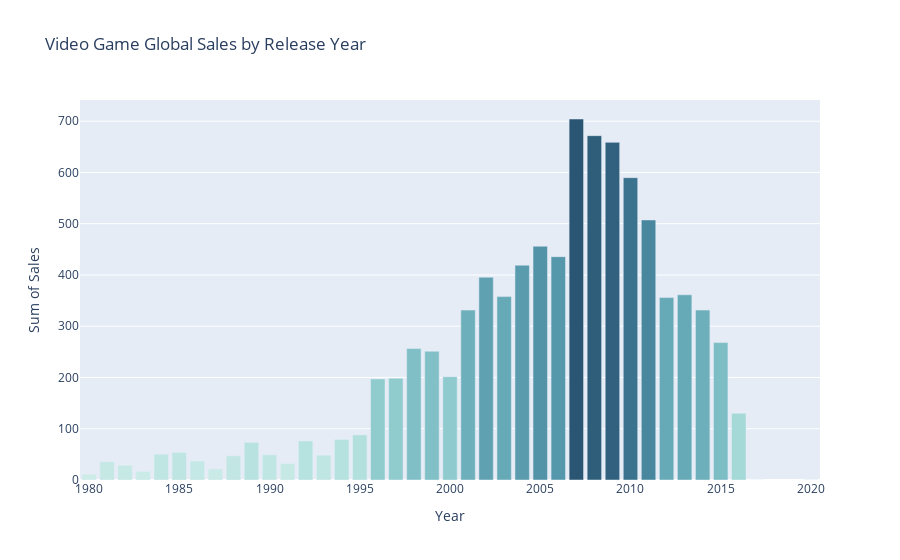

This figure's notebook cell:
### Code cell
# Yearwise Total Game Sales
fig = go.Figure(go.Bar(x=yearwisesale['year_of_release'],y=yearwisesale['global_sales'],
                       marker={'color': yearwisesale['global_sales'],'colorscale': 'teal'}))
fig.update_layout(title_text='Video Game Global Sales by Release Year',xaxis_title="Year",yaxis_title="Sum of Sales")
fig.show()

### Figure 1 — Plotly figure (JSON) as saved in the notebook; plotly's stock layout.template omitted (floating-point values rounded to 4 significant figures)
{"data": [{"marker": {"color": [11.38, 35.77, 28.86, 16.79, 50.36, 53.94, 37.07, 21.74, 47.22, 73.45, 49.39, 32.23, 76.17, 48.4, 79.18, 88.11, 197.2, 198.6, 256.4, 251.3, 201.6, 331.5, 395.5, 357.8, 419.0, 456.0, 435.7, 704.3, 671.8, 658.7, 589.8, 507.3, 355.8, 361.2, 331.5, 268.0, 130.1, 0.06, 0.29], "colorscale": [[0, "rgb(209, 238, 234)"], [0.1667, "rgb(168, 219, 217)"], [0.3333, "rgb(133, 196, 201)"], [0.5, "rgb(104, 171, 184)"], [0.6667, "rgb(79, 144, 166)"], [0.8333, "rgb(59, 115, 143)"], [1, "rgb(42, 86, 116)"]]}, "type": "bar", "x": [1980, 1981, 1982, 1983, 1984, 1985, 1986, 1987, 1988, 1989, 1990, 1991, 1992, 1993, 1994, 1995, 1996, 1997, 1998, 1999, 2000, 2001, 2002, 2003, 2004, 2005, 2006, 2007, 2008, 2009, 2010, 2011, 2012, 2013, 2014, 2015, 2016, 2017, 2020], "y": [11.38, 35.77, 28.86, 16.79, 50.36, 53.94, 37.07, 21.74, 47.22, 73.45, 49.39, 32.23, 76.17, 48.4, 79.18, 88.11, 197.2, 198.6, 256.4, 251.3, 201.6, 331.5, 395.5, 357.8, 419.0, 456.0, 435.7, 704.3, 671.8, 658.7, 589.8, 507.3, 355.8, 361.2, 331.5, 268.0, 130.1, 0.06, 0.29]}], "layout": {"title": {"text": "Video Game Global Sales by Release Year"}, "xaxis": {"title": {"text": "Year"}}, "yaxis": {"title": {"text": "Sum of Sales"}}}}
